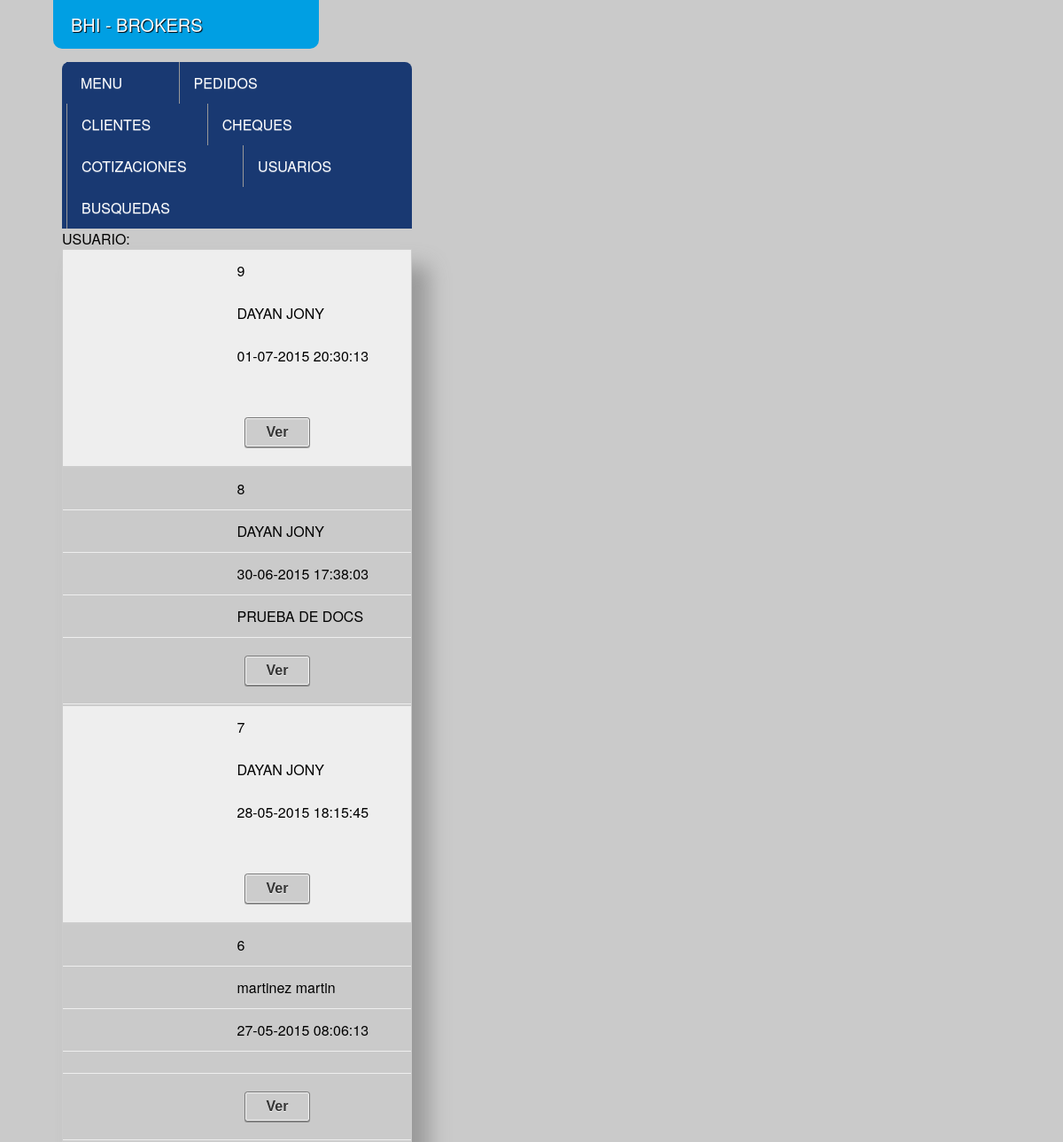
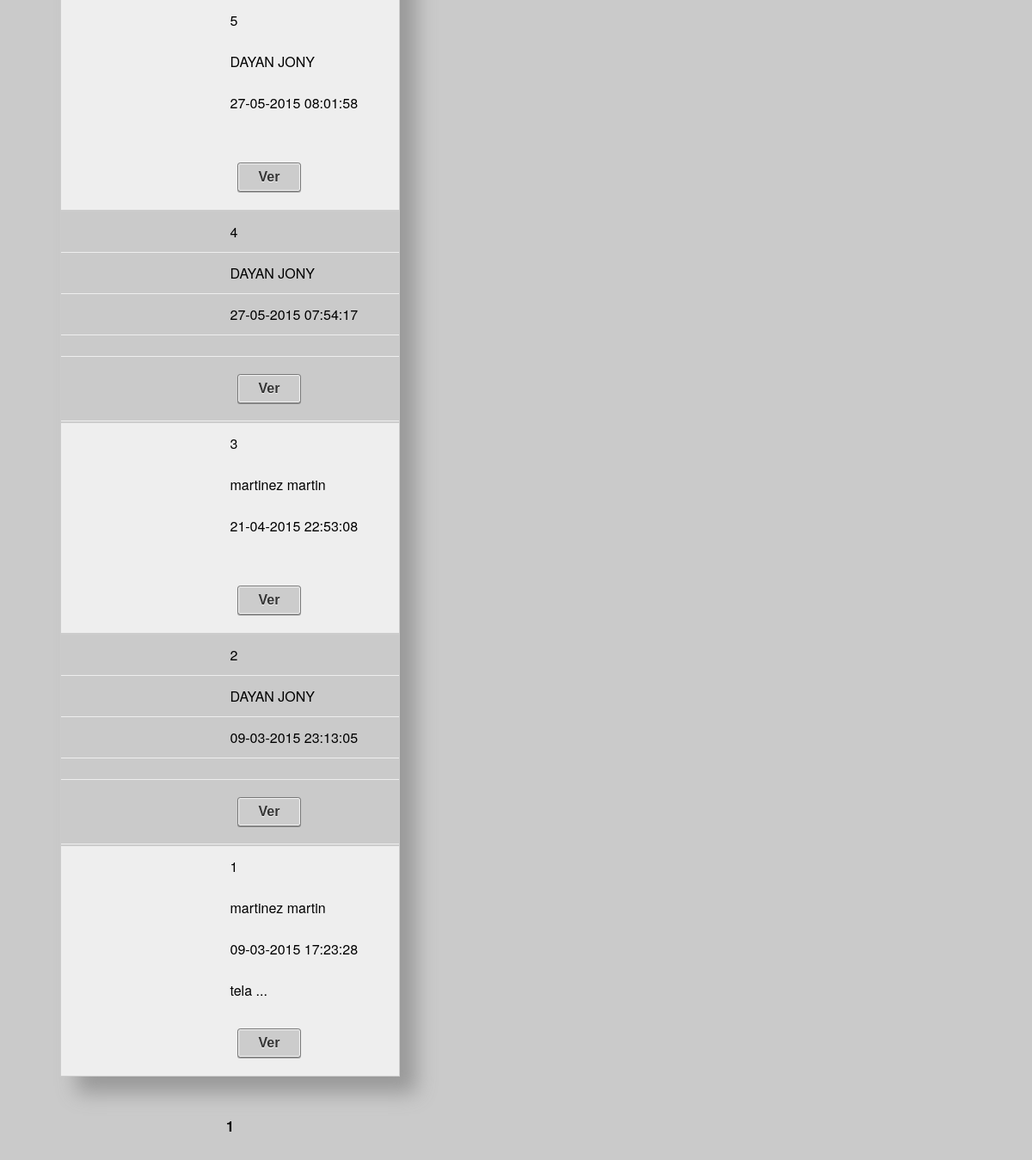
The page /ordenes.php on the database its author committed (2 pictures, top to bottom).
### tables this page shows
CREATE TABLE IF NOT EXISTS `ordenes` (
  `cod_ord` int(11) NOT NULL AUTO_INCREMENT,
  `cod_cli` int(11) NOT NULL,
  `num_unico` int(11) unsigned zerofill NOT NULL,
  `observa_ord` char(150) NOT NULL,
  `cod_presu_or` int(11) NOT NULL,
  `contrato_or` char(100) NOT NULL,
  `pi_or` char(100) NOT NULL,
  `po_or` char(100) NOT NULL,
  `fe_alt_ord` timestamp NOT NULL DEFAULT CURRENT_TIMESTAMP,
  `fe_ul_mod` timestamp NOT NULL DEFAULT '0000-00-00 00:00:00',
  `destino` varchar(10) NOT NULL,
  `estado_ord` int(1) NOT NULL DEFAULT '1',
  PRIMARY KEY (`cod_ord`)
);

CREATE TABLE IF NOT EXISTS `clientes` (
  `cod_cli` int(11) NOT NULL AUTO_INCREMENT,
  `ape_cli` char(40) NOT NULL,
  `nom_cli` char(40) NOT NULL,
  `dni` int(8) NOT NULL,
  `cuil` int(11) NOT NULL,
  `dir_per` char(80) NOT NULL,
  `tel_per` int(20) NOT NULL,
  `tel_movil` int(24) NOT NULL,
  `cp_per` char(40) NOT NULL,
  `cuil_empre` int(11) NOT NULL,
  `dir_empre` char(150) NOT NULL,
  `tel_empre` int(20) NOT NULL,
  `cp_empre` char(40) NOT NULL,
  `int_empre` int(8) NOT NULL,
  PRIMARY KEY (`cod_cli`)
);

### funciones.inc.php (called while the page is built, shortened)
<?php
function conecto()
{
   	$SERVER		="127.0.0.1";
	$USER 		= "root";
	$PASS 		= "m1s3r3r3";
	$DATABASE	= "bhi_db";
	if ($db = mysqli_connect($SERVER, $USER, $PASS, $DATABASE))
	{
	}else{
		echo $Xa = "Error: (" . mysql_errno() . ") " . mysql_error().")";
	}
		return $db;
}
?>

### ordenes.php (the view, shortened to what this page needs)
<?php
require_once("funciones.inc.php");
 $Xnombre ="";
 $criterio = " true ";
 $TAMANO_PAGINA = 20;
 $pagina = $_GET['pagina'];
 if (!$pagina){
 	$sqla = "select count(*) as canti from ordenes where $criterio ";
	$ra   = mysqli_query(conecto(),$sqla);
     $arrx = mysqli_fetch_array($ra);
     $cantidad = $arrx['canti'];
     $inicio = 0;
     $pagina = 1;
     }
    else
    {
     $cantidad = $_SESSION['canti'];
     $inicio = ($pagina-1) * $TAMANO_PAGINA;
    }
    $criterio.=" order by fe_alt_ord DESC LIMIT ".$TAMANO_PAGINA." OFFSET ".$inicio." ";
 	$sqlc = "select * from ordenes INNER JOIN clientes ON ordenes.cod_cli = clientes.cod_cli where $criterio ";
  	$total_paginas = ceil($cantidad/$TAMANO_PAGINA);
    $dbc  = conecto();
	$rc   = mysqli_query($dbc, $sqlc);
?>
<!DOCTYPE html>
<html>
 <head>
	<link rel="stylesheet" href="css/style.css">
    <link rel="stylesheet" type="text/css" href="css/slimmenu.css">
 </head>
<body>
	<div class="logo">BHI - BROKERS</div>
	<div id="page-wrap">
    <?php include 'menu.php'; ?>
	<p>USUARIO: <?php echo $Xnombre; ?></p>
    <table class="sombra">
		<tbody>
        <?php
			while ($arr = mysqli_fetch_array($rc))
			{
		 ?>
		<tr>
			<td><?php echo $num_ord = trim($arr['cod_ord']);?></td>
			<td><?php
					$ape_cli = trim($arr['ape_cli']);
					$nom_cli = trim($arr['nom_cli']);
					echo $ape_cli." ".$nom_cli;
				?>
				</td>
				<td><div style="background-color:<?php echo $color;?>"><?php echo $fecha_alta = date("d-m-Y  H:i:s", strtotime($arr['fe_alt_ord'])); ?></div></td>
            <td><?php
            			echo $observa_ord = trim($arr['observa_ord']);
            	?></td>
			<td><a href="<?php 	echo 'veoordenes.php?cod='.$num_ord; ?>"><button class="button"><?php
								echo 'Ver';
							?></button></a></td>
		</tr>
        <?php
			}
 		 ?>
		</tbody>
	</table>
    <br>
    <br>
    <div align="center">
    <?php
            for ($i=1;$i<=$total_paginas;$i++){
            	if($pagina == $i){
                	echo "<b> ".$pagina."</b>";
                }else{
                	echo " <a href=ordenes.php?pagina=$i>$i</a>";
                }
            }
     ?>
     </div>
	</div>
</body>
</html>

### css/style.css (style rules this page uses)
* { margin: 0; padding: 0; }
a:link { text-decoration:none; color: red; }
body { background: #cacaca; margin: 0; padding: 20px; font-family: "HelveticaNeue-Light", "Helvetica Neue Light", "Helvetica Neue", Helvetica, Arial, "Lucida Grande", sans-serif; font-weight: 300; }
.logo { display: block; top: 0px; position: absolute; left: 5%; width:300px; font-size:20px; background: #009FE3; height: 55px; padding-left: 20px; color: #FFF; line-height: 55px; text-shadow: 1px 1px 1px rgba(0,0,0,1); box-sizing: border-box; border-radius: 0px 0px 10px 10px; -moz-border-radius: 0px 0px 10px 10px; -webkit-border-radius: 0px 0px 10px 10px; border: 0px solid #000000; }
#page-wrap { margin: 50px; }
table { width: 100%; border-collapse: collapse; }
tr:nth-of-type(odd) { background: #eee; }
td, th { padding: 12px 12px; border: 1px solid #ccc; text-align: left; }
@media only screen and (max-width: 760px),
	(min-device-width: 768px) and (max-device-width: 1024px) { table, thead, tbody, th, td, tr { display: block; } }
@media only screen and (max-width: 760px),
	(min-device-width: 768px) and (max-device-width: 1024px) { tr { border: 1px solid #ccc; } }
@media only screen and (max-width: 760px),
	(min-device-width: 768px) and (max-device-width: 1024px) { td { border: none; border-bottom: 1px solid #eee; position: relative; padding-left: 50%; } }
@media only screen and (max-width: 760px),
	(min-device-width: 768px) and (max-device-width: 1024px) { td:before { position: absolute; top: 6px; left: 6px; width: 45%; padding-right: 10px; white-space: nowrap; } }
@media only screen and (min-device-width: 768px) and (max-device-width: 1024px) { body { width: 495px; } }
.button, .bt_plus_plus { display: inline-block; white-space: nowrap; background-color: #ccc; background-image: linear-gradient(top, #eee, #ccc); filter: progid:DXImageTransform.Microsoft.gradient(startColorStr='#eeeeee', EndColorStr='#cccccc'); border: 1px solid #777; padding: 0 1.5em; margin: 0.5em; font: bold 1em/2em Arial, Helvetica; text-decoration: none; color: #333; text-shadow: 0 1px 0 rgba(255,255,255,.8); border-radius: .2em; box-shadow: 0 0 1px 1px rgba(255,255,255,.8) inset, 0 1px 0 rgba(0,0,0,.3); }
.button:before { background: #ccc; background: rgba(0,0,0,.1); float: left; width: 1em; text-align: center; font-size: 1.5em; margin: 0 1em 0 -1em; padding: 0 .2em; box-shadow: 1px 0 0 rgba(0,0,0,.5), 2px 0 0 rgba(255,255,255,.5); border-radius: .15em 0 0 .15em; pointer-events: none; }
.sombra { box-shadow: 19px 19px 22px #999; -webkit-box-shadow: 19px 19px 22px #999; -moz-box-shadow: 18px 18px 23px #999; filter: progid:DXImageTransform.Microsoft.Shadow(color='#666666', Direction=135, Strength=4); }

### css/slimmenu.css (style rules this page uses)
a, a:active { text-decoration: none }

### rows shown on the page
ordenes: cod_ord "9", cod_cli.ape_cli "DAYAN", cod_cli.nom_cli "JONY", fe_alt_ord "01-07-2015 20:30:13"
ordenes: cod_ord "8", cod_cli.ape_cli "DAYAN", cod_cli.nom_cli "JONY", fe_alt_ord "30-06-2015 17:38:03", observa_ord "PRUEBA DE DOCS"
ordenes: cod_ord "7", cod_cli.ape_cli "DAYAN", cod_cli.nom_cli "JONY", fe_alt_ord "28-05-2015 18:15:45"
ordenes: cod_ord "6", cod_cli.ape_cli "martinez", cod_cli.nom_cli "martin", fe_alt_ord "27-05-2015 08:06:13"
ordenes: cod_ord "5", cod_cli.ape_cli "DAYAN", cod_cli.nom_cli "JONY", fe_alt_ord "27-05-2015 08:01:58"
ordenes: cod_ord "4", cod_cli.ape_cli "DAYAN", cod_cli.nom_cli "JONY", fe_alt_ord "27-05-2015 07:54:17"
ordenes: cod_ord "3", cod_cli.ape_cli "martinez", cod_cli.nom_cli "martin", fe_alt_ord "21-04-2015 22:53:08"
ordenes: cod_ord "2", cod_cli.ape_cli "DAYAN", cod_cli.nom_cli "JONY", fe_alt_ord "09-03-2015 23:13:05"
ordenes: cod_ord "1", cod_cli.ape_cli "martinez", cod_cli.nom_cli "martin", fe_alt_ord "09-03-2015 17:23:28", observa_ord "tela ..."
